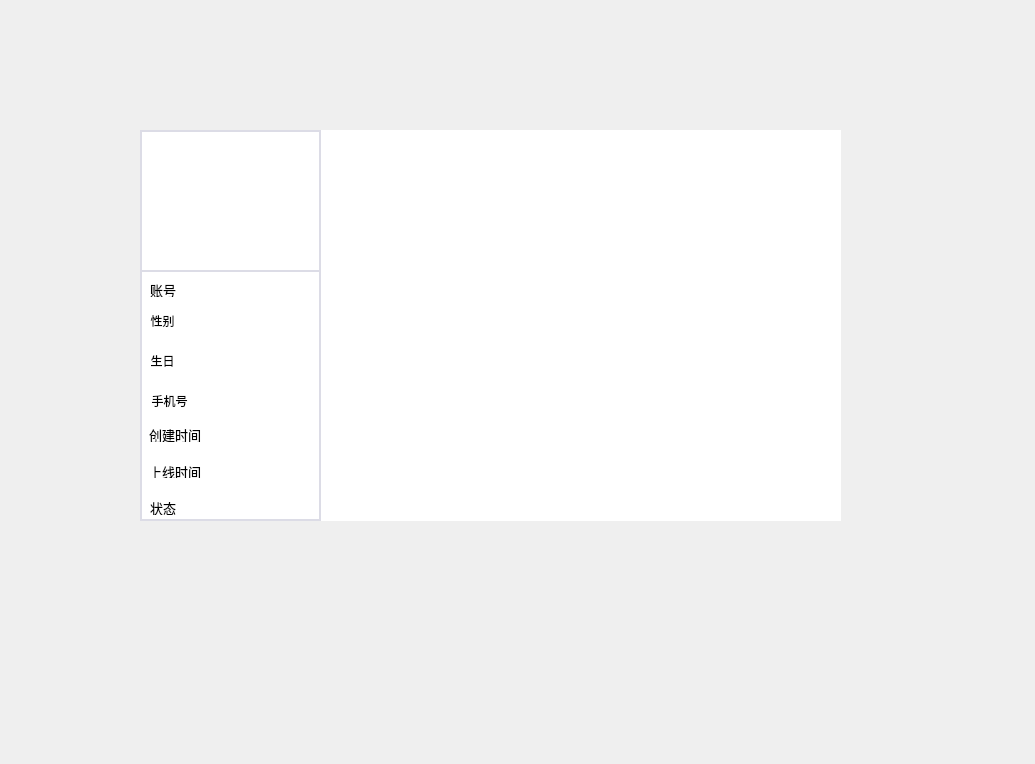
<?xml version="1.0" encoding="UTF-8"?>
<ui version="4.0">
 <class>PersonallnfoPageClass</class>
 <widget class="QWidget" name="PersonallnfoPageClass">
  <property name="geometry">
   <rect>
    <x>0</x>
    <y>0</y>
    <width>1035</width>
    <height>764</height>
   </rect>
  </property>
  <property name="windowTitle">
   <string>PersonallnfoPage</string>
  </property>
  <widget class="QWidget" name="Function_zone" native="true">
   <property name="geometry">
    <rect>
     <x>140</x>
     <y>130</y>
     <width>701</width>
     <height>391</height>
    </rect>
   </property>
   <property name="styleSheet">
    <string notr="true">background-color: rgb(255, 255, 255);</string>
   </property>
   <widget class="QToolButton" name="closeBtn">
    <property name="geometry">
     <rect>
      <x>675</x>
      <y>5</y>
      <width>21</width>
      <height>21</height>
     </rect>
    </property>
    <property name="styleSheet">
     <string notr="true">#closeBtn{
border:none;
	image: url(:/Resources/close.svg);
}
#closeBtn:hover{
	image: url(:/Resources/close_hover.svg);
}</string>
    </property>
    <property name="text">
     <string/>
    </property>
    <property name="iconSize">
     <size>
      <width>18</width>
      <height>18</height>
     </size>
    </property>
   </widget>
   <widget class="QWidget" name="Personal" native="true">
    <property name="geometry">
     <rect>
      <x>0</x>
      <y>0</y>
      <width>181</width>
      <height>391</height>
     </rect>
    </property>
    <property name="styleSheet">
     <string notr="true">border:2px solid rgb(220,220,230);</string>
    </property>
    <widget class="QWidget" name="user_data" native="true">
     <property name="geometry">
      <rect>
       <x>0</x>
       <y>140</y>
       <width>181</width>
       <height>251</height>
      </rect>
     </property>
     <property name="styleSheet">
      <string notr="true">#user_data{
	border:2px solid rgb(220,220,230);
}
#user_data .QPushButton{
	border:none;
	
}
#user_data .QLabel{
	border:none;
}</string>
     </property>
     <widget class="QLabel" name="label_8">
      <property name="geometry">
       <rect>
        <x>10</x>
        <y>10</y>
        <width>26</width>
        <height>17</height>
       </rect>
      </property>
      <property name="text">
       <string>&lt;html&gt;&lt;head/&gt;&lt;body&gt;&lt;p&gt;&lt;span style=&quot; font-size:10pt;&quot;&gt;账号&lt;/span&gt;&lt;/p&gt;&lt;/body&gt;&lt;/html&gt;</string>
      </property>
     </widget>
     <widget class="QLabel" name="user_name">
      <property name="geometry">
       <rect>
        <x>69</x>
        <y>9</y>
        <width>101</width>
        <height>20</height>
       </rect>
      </property>
      <property name="text">
       <string/>
      </property>
      <property name="alignment">
       <set>Qt::AlignmentFlag::AlignRight|Qt::AlignmentFlag::AlignTrailing|Qt::AlignmentFlag::AlignVCenter</set>
      </property>
     </widget>
     <widget class="QLabel" name="gender">
      <property name="geometry">
       <rect>
        <x>89</x>
        <y>46</y>
        <width>81</width>
        <height>20</height>
       </rect>
      </property>
      <property name="text">
       <string/>
      </property>
      <property name="alignment">
       <set>Qt::AlignmentFlag::AlignRight|Qt::AlignmentFlag::AlignTrailing|Qt::AlignmentFlag::AlignVCenter</set>
      </property>
     </widget>
     <widget class="QLabel" name="date_birth">
      <property name="geometry">
       <rect>
        <x>79</x>
        <y>82</y>
        <width>91</width>
        <height>20</height>
       </rect>
      </property>
      <property name="text">
       <string/>
      </property>
      <property name="alignment">
       <set>Qt::AlignmentFlag::AlignRight|Qt::AlignmentFlag::AlignTrailing|Qt::AlignmentFlag::AlignVCenter</set>
      </property>
     </widget>
     <widget class="QLabel" name="phone_number">
      <property name="geometry">
       <rect>
        <x>79</x>
        <y>119</y>
        <width>91</width>
        <height>20</height>
       </rect>
      </property>
      <property name="text">
       <string/>
      </property>
      <property name="alignment">
       <set>Qt::AlignmentFlag::AlignRight|Qt::AlignmentFlag::AlignTrailing|Qt::AlignmentFlag::AlignVCenter</set>
      </property>
     </widget>
     <widget class="QLabel" name="label_13">
      <property name="geometry">
       <rect>
        <x>9</x>
        <y>155</y>
        <width>52</width>
        <height>17</height>
       </rect>
      </property>
      <property name="text">
       <string>&lt;html&gt;&lt;head/&gt;&lt;body&gt;&lt;p&gt;&lt;span style=&quot; font-size:10pt;&quot;&gt;创建时间&lt;/span&gt;&lt;/p&gt;&lt;/body&gt;&lt;/html&gt;</string>
      </property>
     </widget>
     <widget class="QLabel" name="creation_time">
      <property name="geometry">
       <rect>
        <x>69</x>
        <y>155</y>
        <width>101</width>
        <height>20</height>
       </rect>
      </property>
      <property name="text">
       <string/>
      </property>
      <property name="alignment">
       <set>Qt::AlignmentFlag::AlignRight|Qt::AlignmentFlag::AlignTrailing|Qt::AlignmentFlag::AlignVCenter</set>
      </property>
     </widget>
     <widget class="QLabel" name="label_15">
      <property name="geometry">
       <rect>
        <x>9</x>
        <y>192</y>
        <width>52</width>
        <height>16</height>
       </rect>
      </property>
      <property name="text">
       <string>&lt;html&gt;&lt;head/&gt;&lt;body&gt;&lt;p&gt;&lt;span style=&quot; font-size:10pt;&quot;&gt;上线时间&lt;/span&gt;&lt;/p&gt;&lt;/body&gt;&lt;/html&gt;</string>
      </property>
     </widget>
     <widget class="QLabel" name="online_time">
      <property name="geometry">
       <rect>
        <x>69</x>
        <y>192</y>
        <width>101</width>
        <height>20</height>
       </rect>
      </property>
      <property name="text">
       <string/>
      </property>
      <property name="alignment">
       <set>Qt::AlignmentFlag::AlignRight|Qt::AlignmentFlag::AlignTrailing|Qt::AlignmentFlag::AlignVCenter</set>
      </property>
     </widget>
     <widget class="QLabel" name="label_7">
      <property name="geometry">
       <rect>
        <x>10</x>
        <y>228</y>
        <width>26</width>
        <height>17</height>
       </rect>
      </property>
      <property name="text">
       <string>&lt;html&gt;&lt;head/&gt;&lt;body&gt;&lt;p&gt;&lt;span style=&quot; font-size:10pt;&quot;&gt;状态&lt;/span&gt;&lt;/p&gt;&lt;/body&gt;&lt;/html&gt;</string>
      </property>
     </widget>
     <widget class="QLabel" name="user_state">
      <property name="geometry">
       <rect>
        <x>79</x>
        <y>228</y>
        <width>91</width>
        <height>20</height>
       </rect>
      </property>
      <property name="text">
       <string/>
      </property>
      <property name="alignment">
       <set>Qt::AlignmentFlag::AlignRight|Qt::AlignmentFlag::AlignTrailing|Qt::AlignmentFlag::AlignVCenter</set>
      </property>
     </widget>
     <widget class="QPushButton" name="birthBtn">
      <property name="geometry">
       <rect>
        <x>7</x>
        <y>80</y>
        <width>31</width>
        <height>21</height>
       </rect>
      </property>
      <property name="styleSheet">
       <string notr="true">font: 10pt &quot;Microsoft YaHei UI&quot;;</string>
      </property>
      <property name="text">
       <string>生日</string>
      </property>
     </widget>
     <widget class="QPushButton" name="genderBtn">
      <property name="geometry">
       <rect>
        <x>7</x>
        <y>40</y>
        <width>31</width>
        <height>21</height>
       </rect>
      </property>
      <property name="styleSheet">
       <string notr="true">font: 10pt &quot;Microsoft YaHei UI&quot;;</string>
      </property>
      <property name="text">
       <string>性别</string>
      </property>
     </widget>
     <widget class="QPushButton" name="phoneBtn">
      <property name="geometry">
       <rect>
        <x>9</x>
        <y>120</y>
        <width>41</width>
        <height>21</height>
       </rect>
      </property>
      <property name="styleSheet">
       <string notr="true">font: 10pt &quot;Microsoft YaHei UI&quot;;</string>
      </property>
      <property name="text">
       <string>手机号</string>
      </property>
     </widget>
    </widget>
    <widget class="QPushButton" name="nick_name">
     <property name="geometry">
      <rect>
       <x>40</x>
       <y>110</y>
       <width>101</width>
       <height>24</height>
      </rect>
     </property>
     <property name="styleSheet">
      <string notr="true">border:none</string>
     </property>
     <property name="text">
      <string/>
     </property>
    </widget>
    <widget class="QPushButton" name="avatar">
     <property name="geometry">
      <rect>
       <x>40</x>
       <y>10</y>
       <width>101</width>
       <height>91</height>
      </rect>
     </property>
     <property name="styleSheet">
      <string notr="true">border:none;
image: url(:/Resources/man.jpg);</string>
     </property>
     <property name="text">
      <string/>
     </property>
    </widget>
   </widget>
  </widget>
 </widget>
 <layoutdefault spacing="6" margin="11"/>
 <resources>
  <include location="../../Resource.qrc"/>
 </resources>
 <connections/>
</ui>
